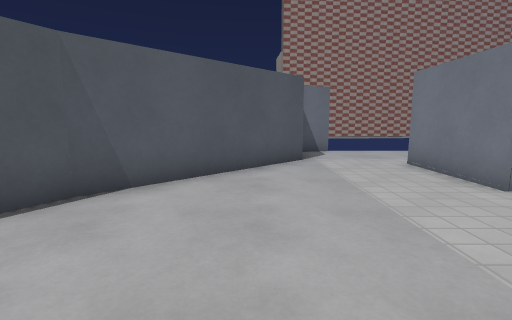
View 1 (above)

16 first-person views from a walk through a 3-D level made in the Godot game engine. The camera is 1.2 m above the floor, tilts 8° down and sees 85° across. The floor is counted in squares, 1 m on a side. Each view is taken from the middle of a square. On the plan, view 1 faces up. The plan holds only what a view shows up to about 13 squares ahead; the rest is blank. The place goes on beyond the plan. Characters and animated objects are left out. Some surface patterns are stand-ins.

View 2
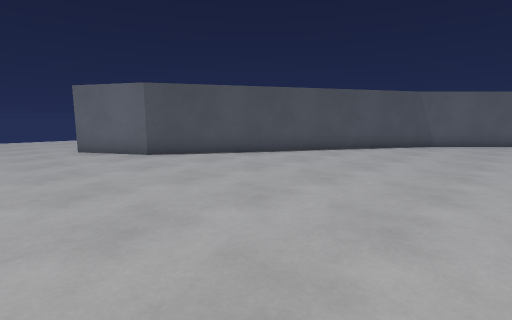

View 3
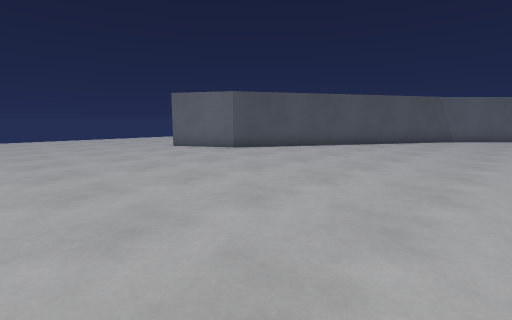

View 4
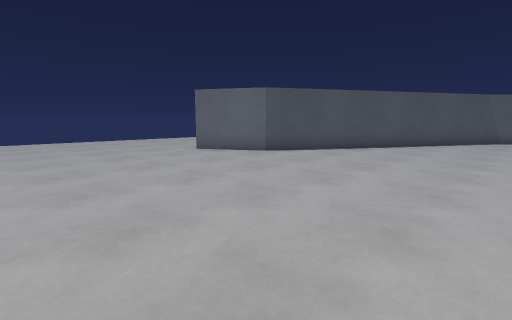

View 5
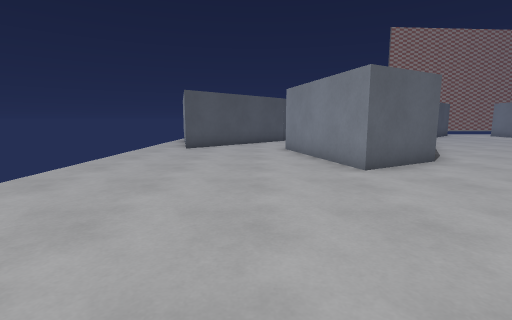

View 6
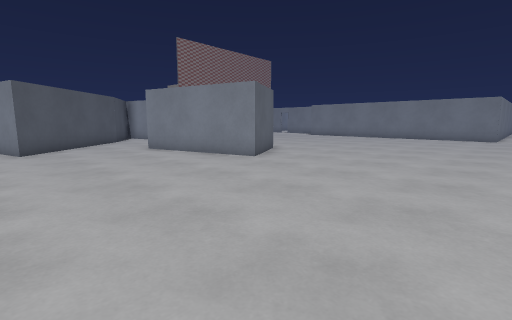

View 7
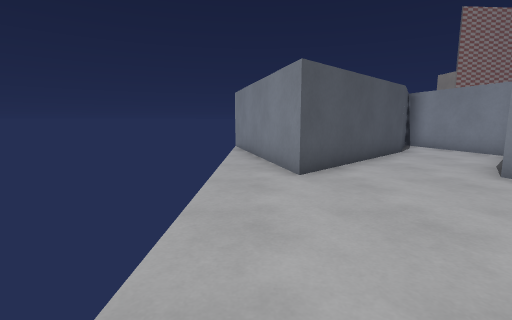

View 8
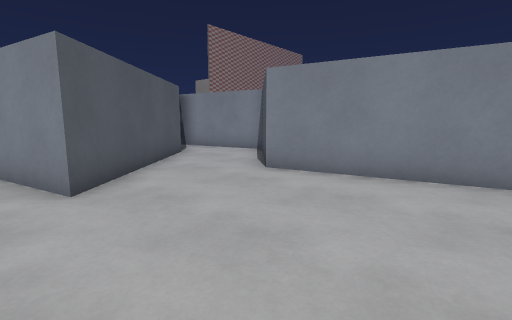

View 9
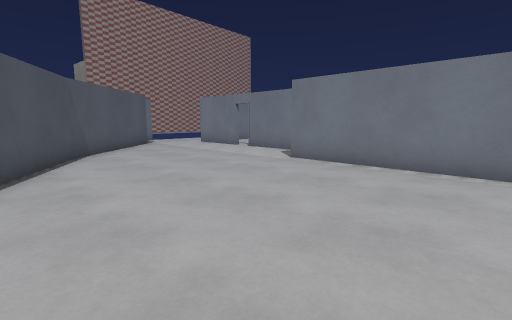

View 10
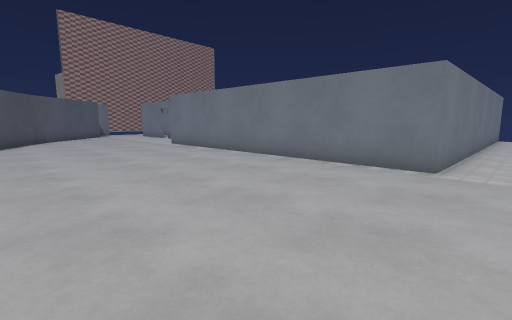

View 11
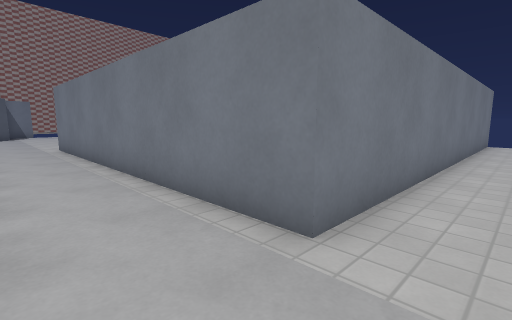

View 12
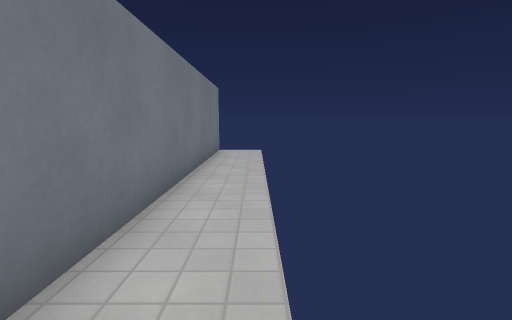

View 13
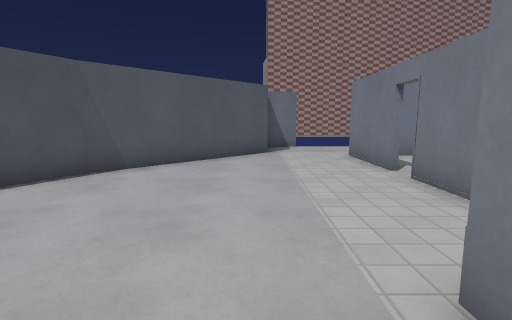

View 14
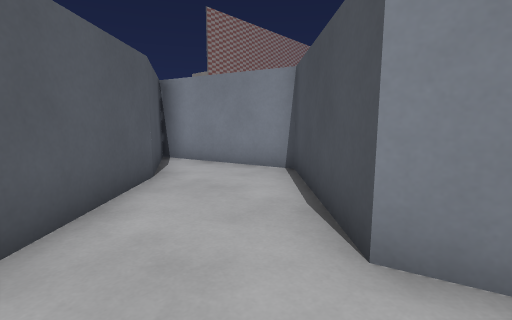

View 15
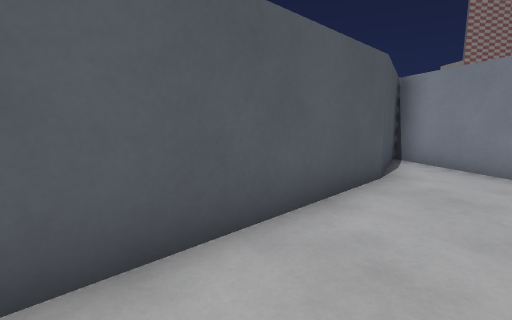

View 16
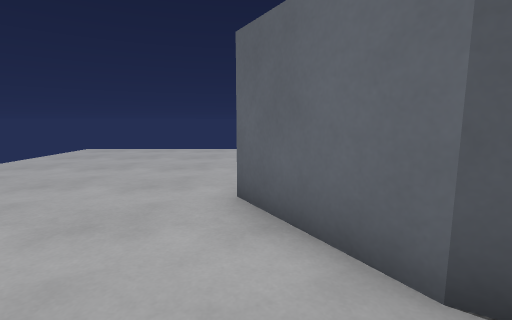

### Floor plan
Points are (right, up) in squares from view 1. A wall is a line through its corners. A room is listed if a view was taken in it or the views show most of it. See-through windows are left out.
Room 1 (views 1, 2, 3, 4, 5, 6, 7, 8, 9, 10, 11, 12, 13, 14, 15, 16)
walls: (-12.4, 2.8) (-17, -1.9) (-18, 1.8); (4.3, 1.1) (4.3, 3.9); (4.3, 4.6) (4.3, 6.5); (1.5, 8.7) (-2.9, 4.3) (-8.7, -5.8) (-11.3, -7.3) (-12.7, -2.1) (-9.4, 1.2) (-10.6, 5.8) (-12.4, 2.6); (16.6, -12.5) (2.4, -12.5) (2.4, -0.2)
ways out: opening at (2.5, 7.5)

Positions as (right, up) in squares from view 1, and headings:
1: (0, 0), facing up
2: (1, -10), facing up-left
3: (1, -14), facing up-left
4: (-1, -14), facing up-left
5: (-14, -14), facing up
6: (-18, -14), facing up-right
7: (-18, -8), facing up
8: (-18, -7), facing up-right
9: (-5, -6), facing up-right
10: (-5, -14), facing up-right
11: (0, -14), facing up-right
12: (5, -14), facing right
13: (1, -2), facing up
14: (-15, -3), facing up-right
15: (-15, -3), facing up
16: (-7, -7), facing left
